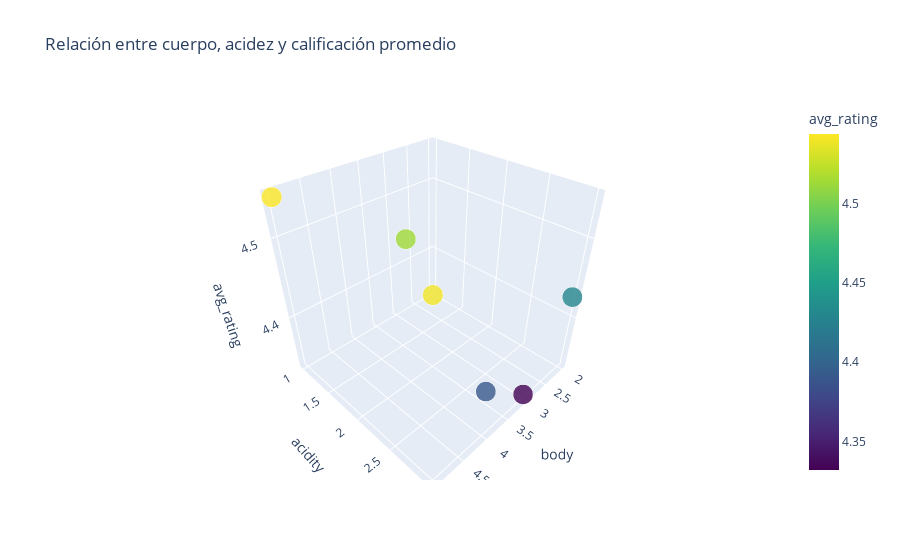

The cell this chart's notebook holds for it:
### Code cell
# Consulta 19: Relación entre cuerpo, acidez y calificación promedio
# Panel interactivo 
fig = px.scatter_3d(data_consulta19, x='body', y='acidity', z='avg_rating', 
                    color='avg_rating', size='avg_rating', 
                    title='Relación entre el cuerpo, la acidez y el promedio de las calificaciones', 
                    color_continuous_scale='Viridis')
fig.update_traces(marker=dict(opacity=0.8))
fig.show()

### Figure 1 — Plotly figure (JSON) as saved in the notebook; plotly's stock layout.template omitted (floating-point values rounded to 4 significant figures)
{"data": [{"hovertemplate": "body=%{x}<br>acidity=%{y}<br>avg_rating=%{marker.color}<extra></extra>", "legendgroup": "", "marker": {"color": [4.544, 4.54, 4.514, 4.429, 4.391, 4.332], "coloraxis": "coloraxis", "opacity": 0.8, "size": [4.544, 4.54, 4.514, 4.429, 4.391, 4.332], "sizemode": "area", "sizeref": 0.01136, "symbol": "circle"}, "mode": "markers", "name": "", "scene": "scene", "showlegend": false, "type": "scatter3d", "x": [5, 5, 4, 2, 4, 3], "y": [1, 3, 2, 3, 3, 3], "z": [4.544, 4.54, 4.514, 4.429, 4.391, 4.332]}], "layout": {"coloraxis": {"colorbar": {"title": {"text": "avg_rating"}}, "colorscale": [[0, "#440154"], [0.1111, "#482878"], [0.2222, "#3e4989"], [0.3333, "#31688e"], [0.4444, "#26828e"], [0.5556, "#1f9e89"], [0.6667, "#35b779"], [0.7778, "#6ece58"], [0.8889, "#b5de2b"], [1, "#fde725"]]}, "legend": {"itemsizing": "constant", "tracegroupgap": 0}, "scene": {"domain": {"x": [0, 1], "y": [0, 1]}, "xaxis": {"title": {"text": "body"}}, "yaxis": {"title": {"text": "acidity"}}, "zaxis": {"title": {"text": "avg_rating"}}}, "title": {"text": "Relación entre cuerpo, acidez y calificación promedio"}}}
